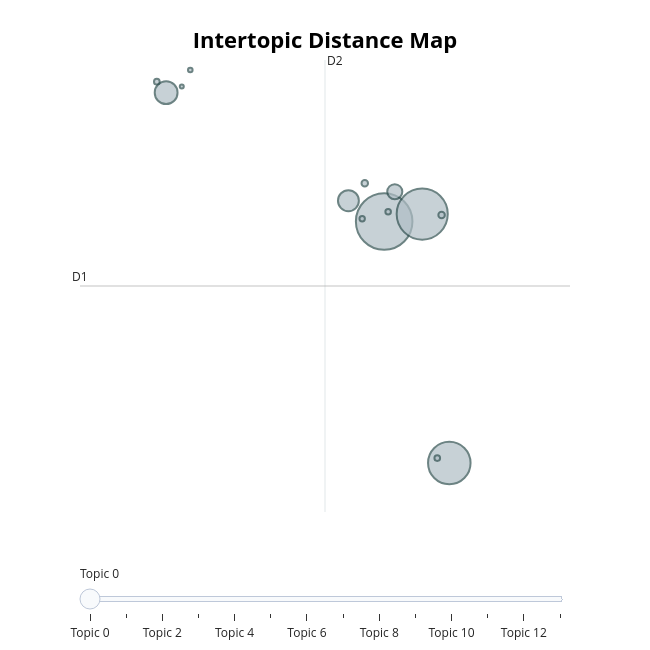
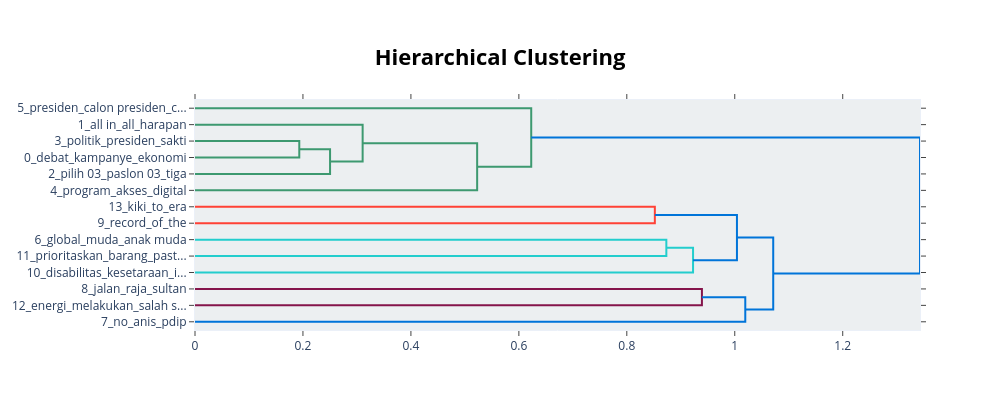

Source (notebook cell) for these figures, in order:
### Code cell
df_neutral = df_03[df_03['predicted_label'] == 'NEUTRAL']
run_topic_modeling(df_neutral, group_name='NEUTRAL')

### Figure 1 — Plotly figure (JSON) as saved in the notebook; plotly's stock layout.template omitted (floating-point values rounded to 4 significant figures)
{"data": [{"customdata": [[0, "debat | kampanye | ekonomi | rumah | hebat", 1977], [1, "all in | all | harapan | in | bersama", 1613], [2, "pilih 03 | paslon 03 | tiga | 03 menang | coblos", 1117], [3, "politik | presiden | sakti | calon | ktp sakti", 322], [4, "program | akses | digital | pendidikan | merata", 270], [5, "presiden | calon presiden | calon | jadi | ri", 140], [6, "global | muda | anak muda | kreatif | optimalisasi", 26], [7, "no | anis | pdip |  | ", 26], [8, "jalan | raja | sultan | kl | sri", 20], [9, "record | of | the | tidur | kedaulatan", 20], [10, "disabilitas | kesetaraan | inilah | keliling | sejahterakan", 19], [11, "prioritaskan | barang | pasti lebih baik | pasti lebih | mendorong", 18], [12, "energi | melakukan | salah satunya | satunya | menyebut", 13], [13, "kiki | to | era | tidur | in", 10]], "hovertemplate": "<b>Topic %{customdata[0]}</b><br>%{customdata[1]}<br>Size: %{customdata[2]}", "legendgroup": "", "marker": {"color": "#B0BEC5", "line": {"color": "DarkSlateGrey", "width": 2}, "size": [1977, 1613, 1117, 322, 270, 140, 26, 26, 20, 20, 19, 18, 13, 10], "sizemode": "area", "sizeref": 1.236, "symbol": "circle"}, "mode": "markers", "name": "", "orientation": "v", "showlegend": false, "type": "scatter", "x": [15.0, 15.77, 16.32, 10.58, 14.27, 15.21, 14.61, 16.16, 16.08, 10.39, 15.08, 14.55, 11.07, 10.89], "xaxis": "x", "y": [-4.25, -3.882, -16.26, 2.157, -3.216, -2.768, -2.343, -3.927, -16.01, 2.704, -3.764, -4.115, 3.287, 2.463], "yaxis": "y"}], "layout": {"annotations": [{"showarrow": false, "text": "D1", "x": 8.83, "y": -7.457, "yshift": 10}, {"showarrow": false, "text": "D2", "x": 13.8, "xshift": 10, "y": 3.78}], "height": 650, "hoverlabel": {"bgcolor": "white", "font": {"family": "Rockwell", "size": 16}}, "legend": {"itemsizing": "constant", "tracegroupgap": 0}, "margin": {"t": 60}, "shapes": [{"line": {"color": "#CFD8DC", "width": 2}, "type": "line", "x0": 13.8, "x1": 13.8, "y0": -18.69, "y1": 3.78}, {"line": {"color": "#9E9E9E", "width": 2}, "type": "line", "x0": 8.83, "x1": 18.77, "y0": -7.457, "y1": -7.457}], "sliders": [{"active": 0, "pad": {"t": 50}, "steps": [{"args": [{"marker.color": [["red", "#B0BEC5", "#B0BEC5", "#B0BEC5", "#B0BEC5", "#B0BEC5", "#B0BEC5", "#B0BEC5", "#B0BEC5", "#B0BEC5", "#B0BEC5", "#B0BEC5", "#B0BEC5", "#B0BEC5"]]}], "label": "Topic 0", "method": "update"}, {"args": [{"marker.color": [["#B0BEC5", "red", "#B0BEC5", "#B0BEC5", "#B0BEC5", "#B0BEC5", "#B0BEC5", "#B0BEC5", "#B0BEC5", "#B0BEC5", "#B0BEC5", "#B0BEC5", "#B0BEC5", "#B0BEC5"]]}], "label": "Topic 1", "method": "update"}, {"args": [{"marker.color": [["#B0BEC5", "#B0BEC5", "red", "#B0BEC5", "#B0BEC5", "#B0BEC5", "#B0BEC5", "#B0BEC5", "#B0BEC5", "#B0BEC5", "#B0BEC5", "#B0BEC5", "#B0BEC5", "#B0BEC5"]]}], "label": "Topic 2", "method": "update"}, {"args": [{"marker.color": [["#B0BEC5", "#B0BEC5", "#B0BEC5", "red", "#B0BEC5", "#B0BEC5", "#B0BEC5", "#B0BEC5", "#B0BEC5", "#B0BEC5", "#B0BEC5", "#B0BEC5", "#B0BEC5", "#B0BEC5"]]}], "label": "Topic 3", "method": "update"}, {"args": [{"marker.color": [["#B0BEC5", "#B0BEC5", "#B0BEC5", "#B0BEC5", "red", "#B0BEC5", "#B0BEC5", "#B0BEC5", "#B0BEC5", "#B0BEC5", "#B0BEC5", "#B0BEC5", "#B0BEC5", "#B0BEC5"]]}], "label": "Topic 4", "method": "update"}, {"args": [{"marker.color": [["#B0BEC5", "#B0BEC5", "#B0BEC5", "#B0BEC5", "#B0BEC5", "red", "#B0BEC5", "#B0BEC5", "#B0BEC5", "#B0BEC5", "#B0BEC5", "#B0BEC5", "#B0BEC5", "#B0BEC5"]]}], "label": "Topic 5", "method": "update"}, {"args": [{"marker.color": [["#B0BEC5", "#B0BEC5", "#B0BEC5", "#B0BEC5", "#B0BEC5", "#B0BEC5", "red", "#B0BEC5", "#B0BEC5", "#B0BEC5", "#B0BEC5", "#B0BEC5", "#B0BEC5", "#B0BEC5"]]}], "label": "Topic 6", "method": "update"}, {"args": [{"marker.color": [["#B0BEC5", "#B0BEC5", "#B0BEC5", "#B0BEC5", "#B0BEC5", "#B0BEC5", "#B0BEC5", "red", "#B0BEC5", "#B0BEC5", "#B0BEC5", "#B0BEC5", "#B0BEC5", "#B0BEC5"]]}], "label": "Topic 7", "method": "update"}, {"args": [{"marker.color": [["#B0BEC5", "#B0BEC5", "#B0BEC5", "#B0BEC5", "#B0BEC5", "#B0BEC5", "#B0BEC5", "#B0BEC5", "red", "#B0BEC5", "#B0BEC5", "#B0BEC5", "#B0BEC5", "#B0BEC5"]]}], "label": "Topic 8", "method": "update"}, {"args": [{"marker.color": [["#B0BEC5", "#B0BEC5", "#B0BEC5", "#B0BEC5", "#B0BEC5", "#B0BEC5", "#B0BEC5", "#B0BEC5", "#B0BEC5", "red", "#B0BEC5", "#B0BEC5", "#B0BEC5", "#B0BEC5"]]}], "label": "Topic 9", "method": "update"}, {"args": [{"marker.color": [["#B0BEC5", "#B0BEC5", "#B0BEC5", "#B0BEC5", "#B0BEC5", "#B0BEC5", "#B0BEC5", "#B0BEC5", "#B0BEC5", "#B0BEC5", "red", "#B0BEC5", "#B0BEC5", "#B0BEC5"]]}], "label": "Topic 10", "method": "update"}, {"args": [{"marker.color": [["#B0BEC5", "#B0BEC5", "#B0BEC5", "#B0BEC5", "#B0BEC5", "#B0BEC5", "#B0BEC5", "#B0BEC5", "#B0BEC5", "#B0BEC5", "#B0BEC5", "red", "#B0BEC5", "#B0BEC5"]]}], "label": "Topic 11", "method": "update"}, {"args": [{"marker.color": [["#B0BEC5", "#B0BEC5", "#B0BEC5", "#B0BEC5", "#B0BEC5", "#B0BEC5", "#B0BEC5", "#B0BEC5", "#B0BEC5", "#B0BEC5", "#B0BEC5", "#B0BEC5", "red", "#B0BEC5"]]}], "label": "Topic 12", "method": "update"}, {"args": [{"marker.color": [["#B0BEC5", "#B0BEC5", "#B0BEC5", "#B0BEC5", "#B0BEC5", "#B0BEC5", "#B0BEC5", "#B0BEC5", "#B0BEC5", "#B0BEC5", "#B0BEC5", "#B0BEC5", "#B0BEC5", "red"]]}], "label": "Topic 13", "method": "update"}]}], "title": {"font": {"color": "Black", "size": 22}, "text": "<b>Intertopic Distance Map</b>", "x": 0.5, "xanchor": "center", "y": 0.95, "yanchor": "top"}, "width": 650, "xaxis": {"anchor": "y", "domain": [0, 1], "range": [8.83, 18.77], "title": {"text": ""}, "visible": false}, "yaxis": {"anchor": "x", "domain": [0, 1], "range": [-18.69, 3.78], "title": {"text": ""}, "visible": false}}}

### Figure 2 — Plotly figure (JSON) as saved in the notebook; plotly's stock layout.template omitted (floating-point values rounded to 4 significant figures)
{"data": [{"hoverinfo": "text", "marker": {"color": "rgb(61,153,112)"}, "mode": "lines", "type": "scatter", "x": [0.0, 0.1932, 0.1932, 0.0], "xaxis": "x", "y": [-25.0, -25.0, -35.0, -35.0], "yaxis": "y"}, {"hoverinfo": "text", "marker": {"color": "rgb(61,153,112)"}, "mode": "lines", "type": "scatter", "x": [0.1932, 0.2502, 0.2502, 0.0], "xaxis": "x", "y": [-30.0, -30.0, -45.0, -45.0], "yaxis": "y"}, {"hoverinfo": "text", "marker": {"color": "rgb(61,153,112)"}, "mode": "lines", "type": "scatter", "x": [0.0, 0.3106, 0.3106, 0.2502], "xaxis": "x", "y": [-15.0, -15.0, -37.5, -37.5], "yaxis": "y"}, {"hoverinfo": "text", "marker": {"color": "rgb(61,153,112)"}, "mode": "lines", "type": "scatter", "x": [0.3106, 0.5227, 0.5227, 0.0], "xaxis": "x", "y": [-26.25, -26.25, -55.0, -55.0], "yaxis": "y"}, {"hoverinfo": "text", "marker": {"color": "rgb(61,153,112)"}, "mode": "lines", "type": "scatter", "x": [0.0, 0.6229, 0.6229, 0.5227], "xaxis": "x", "y": [-5.0, -5.0, -40.62, -40.62], "yaxis": "y"}, {"hoverinfo": "text", "marker": {"color": "rgb(255,65,54)"}, "mode": "lines", "type": "scatter", "x": [0.0, 0.8519, 0.8519, 0.0], "xaxis": "x", "y": [-65.0, -65.0, -75.0, -75.0], "yaxis": "y"}, {"hoverinfo": "text", "marker": {"color": "rgb(35,205,205)"}, "mode": "lines", "type": "scatter", "x": [0.0, 0.8732, 0.8732, 0.0], "xaxis": "x", "y": [-85.0, -85.0, -95.0, -95.0], "yaxis": "y"}, {"hoverinfo": "text", "marker": {"color": "rgb(35,205,205)"}, "mode": "lines", "type": "scatter", "x": [0.8732, 0.9227, 0.9227, 0.0], "xaxis": "x", "y": [-90.0, -90.0, -105.0, -105.0], "yaxis": "y"}, {"hoverinfo": "text", "marker": {"color": "rgb(0,116,217)"}, "mode": "lines", "type": "scatter", "x": [0.8519, 1.004, 1.004, 0.9227], "xaxis": "x", "y": [-70.0, -70.0, -97.5, -97.5], "yaxis": "y"}, {"hoverinfo": "text", "marker": {"color": "rgb(133,20,75)"}, "mode": "lines", "type": "scatter", "x": [0.0, 0.9392, 0.9392, 0.0], "xaxis": "x", "y": [-115.0, -115.0, -125.0, -125.0], "yaxis": "y"}, {"hoverinfo": "text", "marker": {"color": "rgb(0,116,217)"}, "mode": "lines", "type": "scatter", "x": [0.9392, 1.019, 1.019, 0.0], "xaxis": "x", "y": [-120.0, -120.0, -135.0, -135.0], "yaxis": "y"}, {"hoverinfo": "text", "marker": {"color": "rgb(0,116,217)"}, "mode": "lines", "type": "scatter", "x": [1.004, 1.071, 1.071, 1.019], "xaxis": "x", "y": [-83.75, -83.75, -127.5, -127.5], "yaxis": "y"}, {"hoverinfo": "text", "marker": {"color": "rgb(0,116,217)"}, "mode": "lines", "type": "scatter", "x": [0.6229, 1.343, 1.343, 1.071], "xaxis": "x", "y": [-22.81, -22.81, -105.6, -105.6], "yaxis": "y"}], "layout": {"autosize": false, "height": 410, "hoverlabel": {"bgcolor": "white", "font": {"family": "Rockwell", "size": 16}}, "hovermode": "closest", "plot_bgcolor": "#ECEFF1", "showlegend": false, "title": {"font": {"color": "Black", "size": 22}, "text": "<b>Hierarchical Clustering</b>", "x": 0.5, "xanchor": "center", "yanchor": "top"}, "width": 1000, "xaxis": {"mirror": "allticks", "rangemode": "tozero", "showgrid": false, "showline": true, "showticklabels": true, "ticks": "outside", "type": "linear", "zeroline": false}, "yaxis": {"mirror": "allticks", "range": [-140, 0], "rangemode": "tozero", "showgrid": false, "showline": true, "showticklabels": true, "tickmode": "array", "ticks": "outside", "ticktext": ["5_presiden_calon presiden_c...", "1_all in_all_harapan", "3_politik_presiden_sakti", "0_debat_kampanye_ekonomi", "2_pilih 03_paslon 03_tiga", "4_program_akses_digital", "13_kiki_to_era", "9_record_of_the", "6_global_muda_anak muda", "11_prioritaskan_barang_past...", "10_disabilitas_kesetaraan_i...", "8_jalan_raja_sultan", "12_energi_melakukan_salah s...", "7_no_anis_pdip"], "tickvals": [-5, -15, -25, -35, -45, -55, -65, -75, -85, -95, -105, -115, -125, -135], "type": "linear", "zeroline": false}}}
